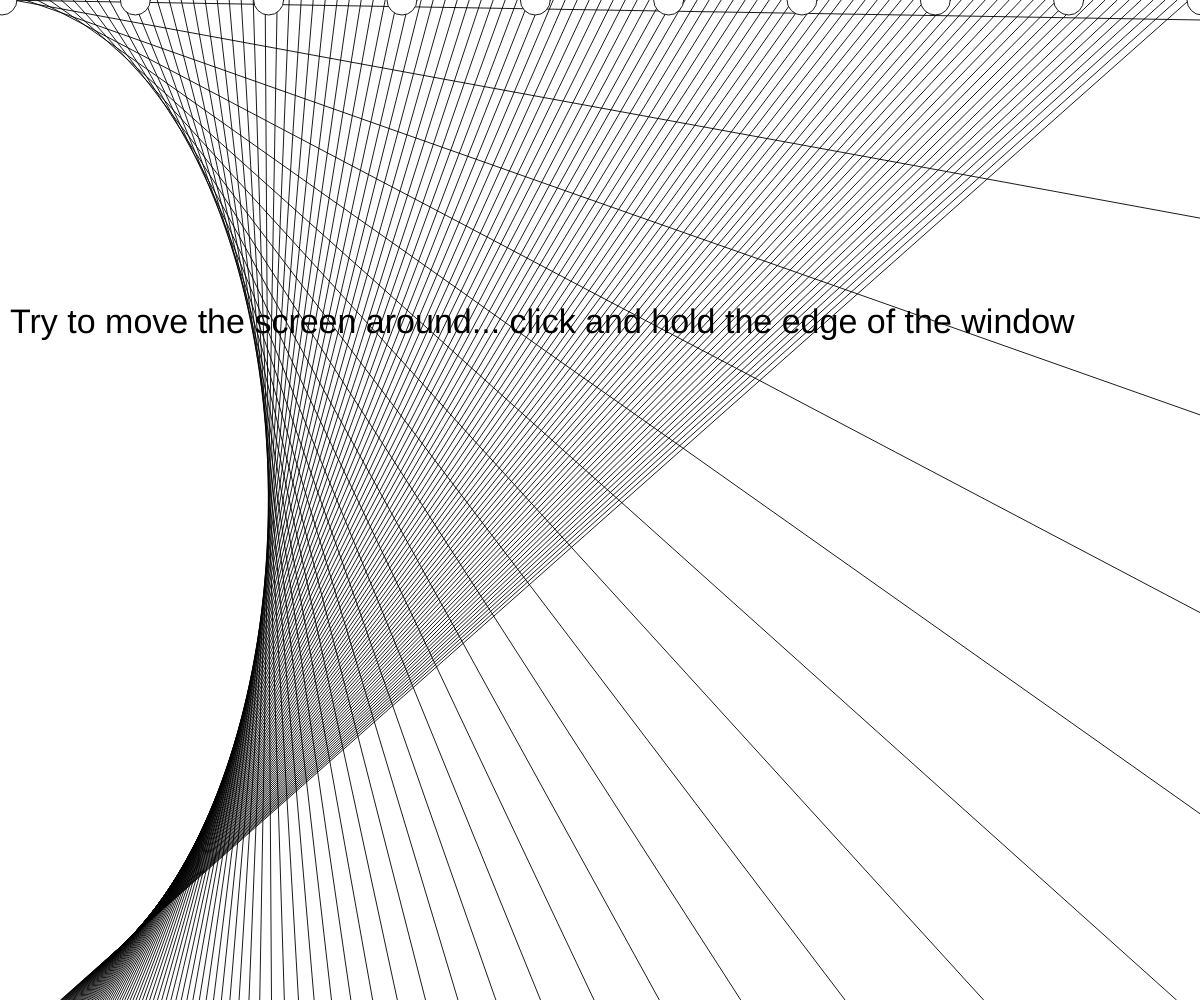
Frame 1 (no input)
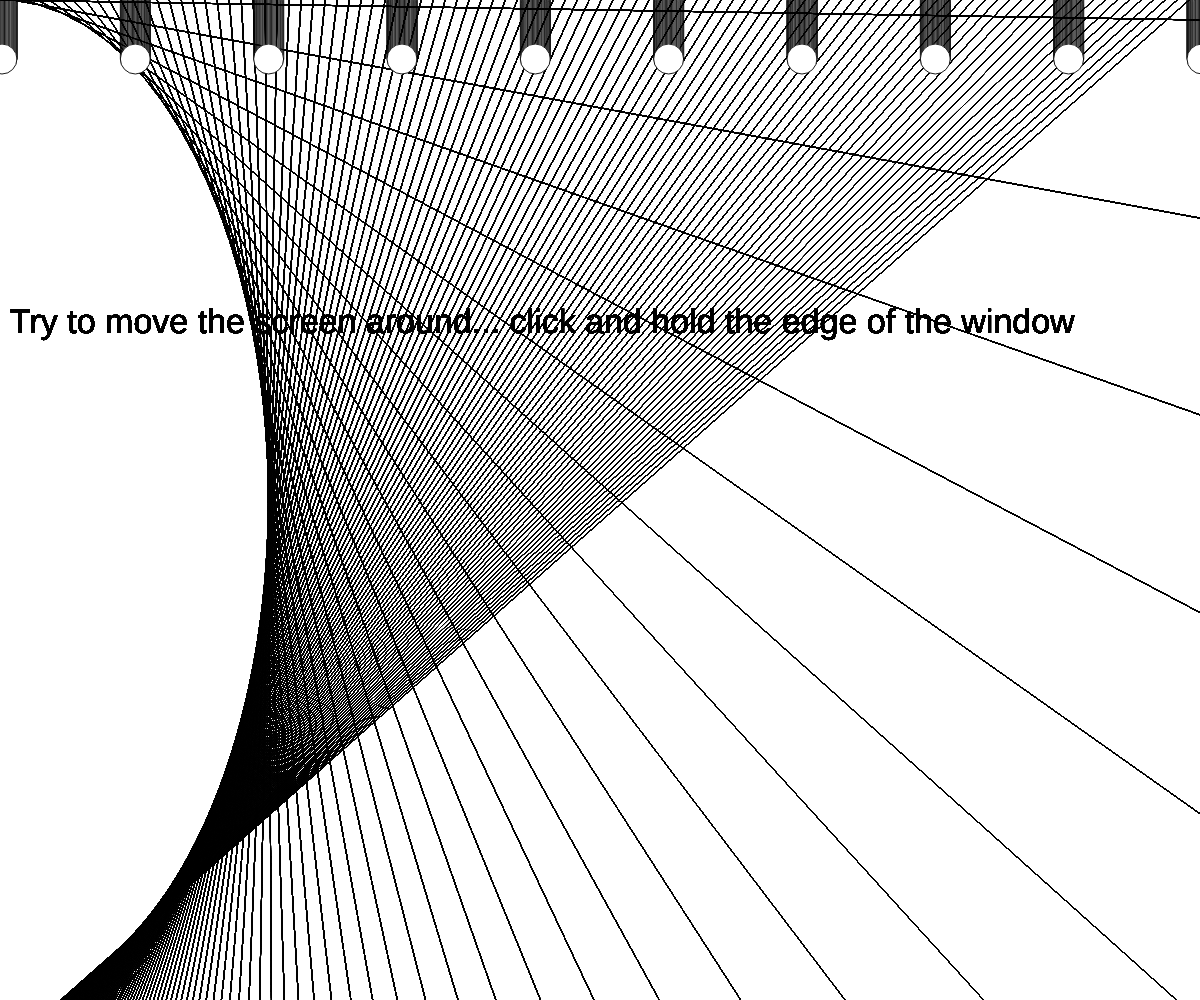
Frame 60 (no input)
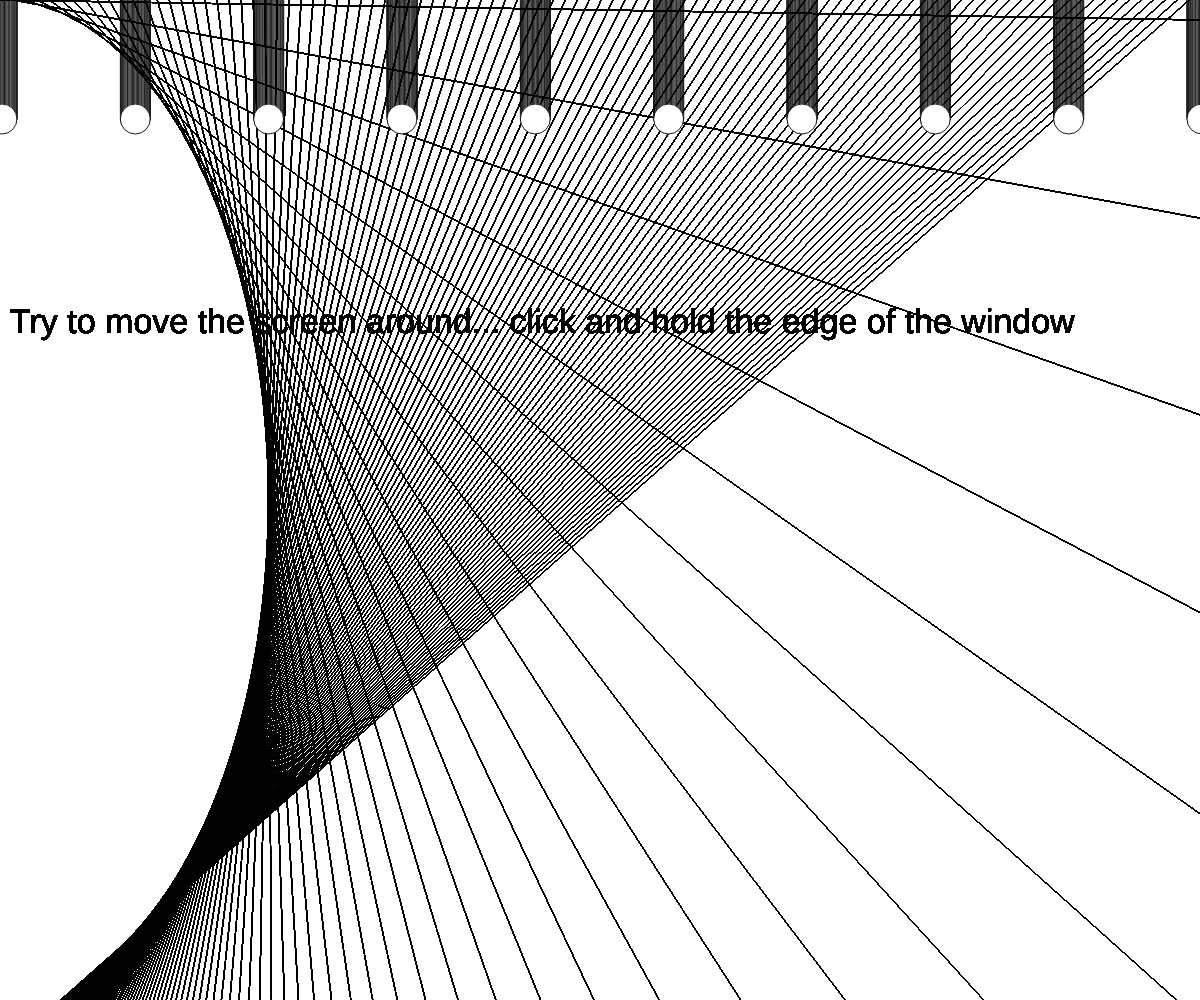
Frame 120 (the mouse pressed at the canvas centre since frame 60)

The p5.js sketch that drew these frames (run headless with seeded random() and noise() and a simulated clock; from frame 60 on, the mouse is pressed at the canvas centre):

// p5.js sketch
// ── sketch.js
//Cecelia Freese

//NOTE! I wish I could claim that I, genious that I am,
//programmed this into the code on purpose... but try changing the
//size of the window with the mouse (click and drag the screen around from
//one side)


function setup() {
	createCanvas(windowWidth, windowHeight);
	strokeWeight(0.9);

}
//falling ellipse variables, taken and modified from example
let posX = 0;
let posY = 0;
let d = 30;
let r = d / 15;


function draw() {
//Important Message
let Itext = "Try to move the screen around... click and hold the edge of the window";
textSize( 34 );
text(Itext, 10, windowHeight/3);
//rays
	for (let i = 1; i < windowHeight; i += 10)
  line(60000/i, windowHeight, 1.2*i, 0);
//falling ellipses
	for (let i = 0; i < 10; i++) {
        // find starting x position
        posX = windowWidth * i / 9 + r;
        // draw an ellipse
        ellipse(posX, posY, d);
    }
//falling ellipse movement
		posY++;
	 if (posY > windowHeight) {
			 posY = 0;
	 }

}
